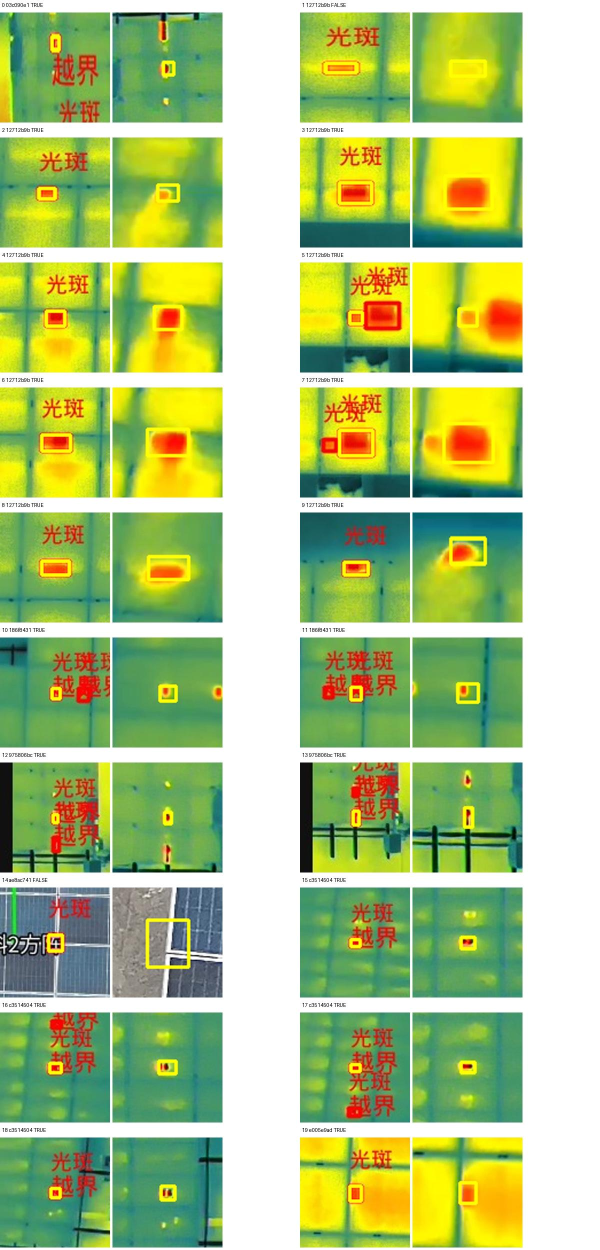
#> input picture data/hotspot-card-eval-20261010/development-only-contact.jpg, 1200 x 2500 px (shown at 1/2 size)
$ python match_recording.py ../../../data/hotspot-card-eval-20261010/development-only-contact.jpg ../../../data/hotspot-card-eval-20261010/development-only-contact.jpg out
#> lines starting #> are read from the running program, lines starting #| are printed output that depends on the picture; after the words box and inside, x2 and y2 are one past the last pixel; in counts of white or black regions, pixels touching at a corner belong together
"""只读检索录像候选帧；结果不构成同帧确认或复核结论。"""

import argparse
import json
from pathlib import Path

import cv2
import numpy as np


def retrieve(shot_file, video_file, output):
    shot = cv2.imread(str(shot_file))
#> shot is the input picture: shape (2500, 1200, 3); mean B, G, R 133, 197.9, 175.9
    if shot is None:
        raise ValueError("无法解码初审图")
    clahe = cv2.createCLAHE(clipLimit=3, tileGridSize=(8, 8))
    gray = clahe.apply(cv2.cvtColor(shot, cv2.COLOR_BGR2GRAY))
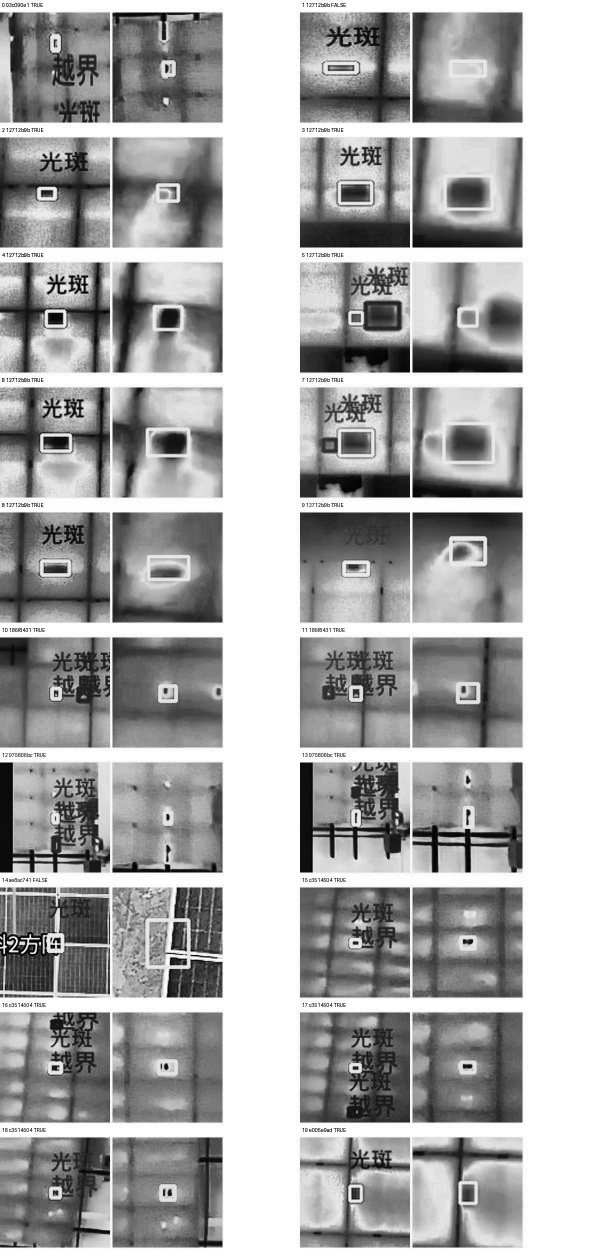
#> gray: shape (2500, 1200) (shown at 1/2 size); min 0, max 255, mean 171.6
    red = ((shot[:, :, 2] > 110)
           & (shot[:, :, 2] > shot[:, :, 1] * 1.35)
           & (shot[:, :, 2] > shot[:, :, 0] * 1.35))
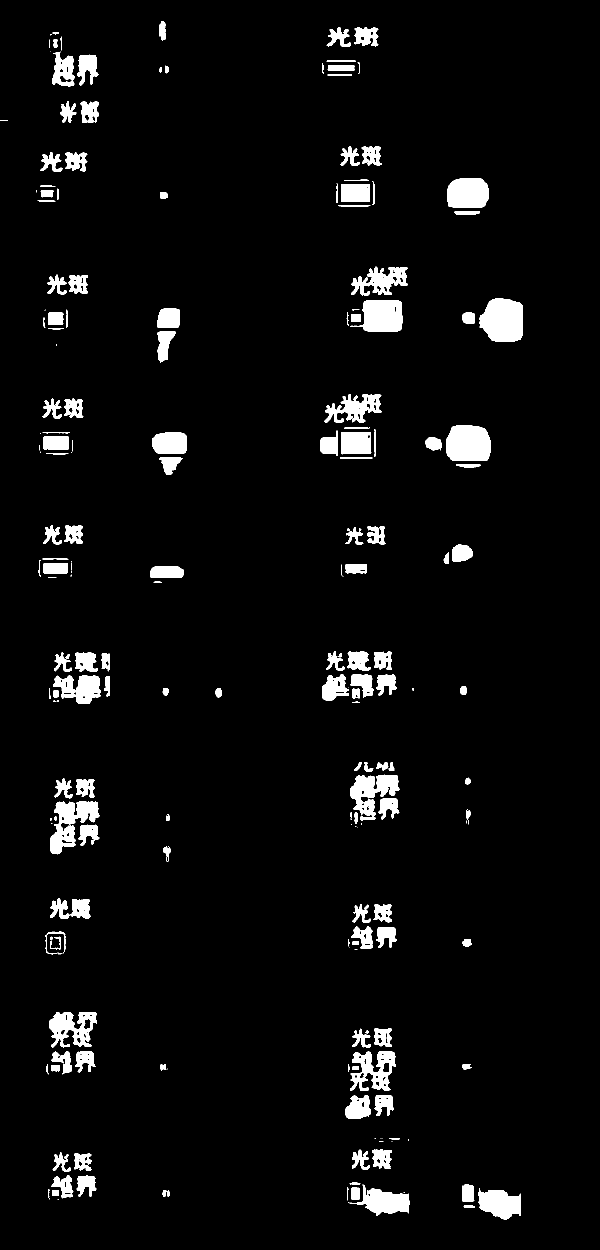
#> red: shape (2500, 1200) bool (shown at 1/2 size); 4.6% white; 205 white regions (41 under 20 px), largest, box (x1, y1, x2, y2) and area: (959, 596, 1045, 684) 6214, (892, 851, 982, 922) 5680, (101, 1603, 199, 1709) 4907
    mask = np.full(gray.shape, 255, np.uint8)
    mask[cv2.dilate(red.astype("uint8"), np.ones((9, 9), np.uint8)) > 0] = 0
    sift = cv2.SIFT_create(nfeatures=2500, contrastThreshold=.015)
    shot_keys, shot_descriptors = sift.detectAndCompute(gray, mask)
#> shot_keys = 1104 keypoints; strongest (x, y, size): (45, 511, 1.8), (80, 1887, 3.1), (45, 1011, 1.8), (34, 1902, 2.9)
    if shot_descriptors is None:
        raise ValueError("初审图缺少可检索的背景特征")

    cap = cv2.VideoCapture(str(video_file))
    fps = cap.get(cv2.CAP_PROP_FPS)
    if not cap.isOpened() or fps <= 0:
        cap.release()
        raise ValueError("无法读取录像或帧率")
    duration = cap.get(cv2.CAP_PROP_FRAME_COUNT) / fps
    candidates = []

    def measure(seconds):
        cap.set(cv2.CAP_PROP_POS_MSEC, seconds * 1000)
        ok, frame = cap.read()
        if not ok:
            return
        resized = cv2.resize(frame, (shot.shape[1], shot.shape[0]))
        processed = clahe.apply(cv2.cvtColor(resized, cv2.COLOR_BGR2GRAY))
        keys, descriptors = sift.detectAndCompute(processed, None)
        if descriptors is None:
            return
        matches = cv2.BFMatcher().knnMatch(shot_descriptors, descriptors, k=2)
        good = [m for pair in matches if len(pair) == 2
                for m, n in [pair] if m.distance < .7 * n.distance]
        row = {"seconds": seconds, "matches": len(good), "inliers": 0,
               "medianReprojectionError": None, "homographyToResizedVideo": None}
        if len(good) >= 10:
            source = np.float32([shot_keys[m.queryIdx].pt for m in good])
            target = np.float32([keys[m.trainIdx].pt for m in good])
            matrix, inliers = cv2.findHomography(source, target, cv2.RANSAC, 3)
            if matrix is not None:
                residual = cv2.perspectiveTransform(source.reshape(-1, 1, 2), matrix).reshape(-1, 2) - target
                row.update(inliers=int(inliers.sum()), homographyToResizedVideo=matrix.tolist(),
                           medianReprojectionError=float(np.median(np.linalg.norm(residual[inliers.ravel() > 0], axis=1))))
        candidates.append(row)

    try:
        for seconds in range(0, int(duration), 4):
            measure(seconds)
        candidates.sort(key=lambda row: row["inliers"], reverse=True)
        if not candidates or candidates[0]["inliers"] == 0:
#> (the run stopped early here; a loop or call above may not have finished)
